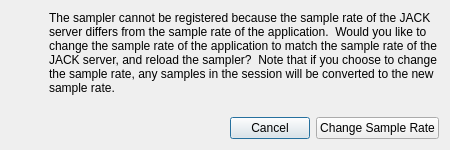
<?xml version="1.0" encoding="UTF-8"?>
<ui version="4.0">
 <class>Dialog</class>
 <widget class="QDialog" name="Dialog">
  <property name="geometry">
   <rect>
    <x>0</x>
    <y>0</y>
    <width>450</width>
    <height>150</height>
   </rect>
  </property>
  <property name="windowTitle">
   <string>Change Sample Rate?</string>
  </property>
  <layout class="QVBoxLayout" stretch="1,0">
   <item>
    <layout class="QHBoxLayout" stretch="0,1">
     <item>
      <widget class="QLabel" name="label">
       <property name="minimumSize">
        <size>
         <width>32</width>
         <height>32</height>
        </size>
       </property>
       <property name="text">
        <string/>
       </property>
       <property name="pixmap">
        <pixmap resource="../../synthclone/resources.qrc">:/synthclone/images/32x32/important.png</pixmap>
       </property>
       <property name="alignment">
        <set>Qt::AlignLeading|Qt::AlignLeft|Qt::AlignTop</set>
       </property>
      </widget>
     </item>
     <item>
      <widget class="QLabel" name="message">
       <property name="text">
        <string>The sampler cannot be registered because the sample rate of the JACK server differs from the sample rate of the application.  Would you like to change the sample rate of the application to match the sample rate of the JACK server, and reload the sampler?  Note that if you choose to change the sample rate, any samples in the session will be converted to the new sample rate.</string>
       </property>
       <property name="alignment">
        <set>Qt::AlignLeading|Qt::AlignLeft|Qt::AlignTop</set>
       </property>
       <property name="wordWrap">
        <bool>true</bool>
       </property>
      </widget>
     </item>
    </layout>
   </item>
   <item>
    <layout class="QHBoxLayout">
     <item>
      <spacer name="horizontalSpacer">
       <property name="orientation">
        <enum>Qt::Horizontal</enum>
       </property>
       <property name="sizeHint" stdset="0">
        <size>
         <width>0</width>
         <height>0</height>
        </size>
       </property>
      </spacer>
     </item>
     <item>
      <widget class="QPushButton" name="cancelButton">
       <property name="text">
        <string>Cancel</string>
       </property>
       <property name="icon">
        <iconset resource="../../synthclone/resources.qrc">
         <normaloff>:/synthclone/images/16x16/close.png</normaloff>:/synthclone/images/16x16/close.png</iconset>
       </property>
      </widget>
     </item>
     <item>
      <widget class="QPushButton" name="changeSampleRateButton">
       <property name="text">
        <string>Change Sample Rate</string>
       </property>
       <property name="icon">
        <iconset resource="../../synthclone/resources.qrc">
         <normaloff>:/synthclone/images/16x16/ok.png</normaloff>:/synthclone/images/16x16/ok.png</iconset>
       </property>
      </widget>
     </item>
    </layout>
   </item>
  </layout>
 </widget>
 <resources>
  <include location="../../synthclone/resources.qrc"/>
 </resources>
 <connections/>
</ui>
